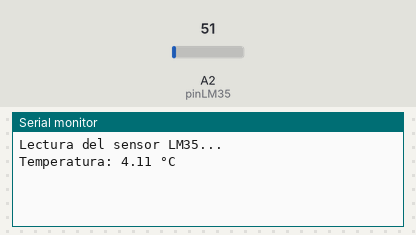
A sketch run on a simulated Arduino Uno, built with avr-gcc and run on an emulated ATmega328P. On the bench: the last lines printed to the serial monitor. The inputs (shaded band) are chosen by the test bench; at power-on: A2 (pinLM35) = 51.

Above: at 2.2 s.
2.3 s: A2 (pinLM35) set to 61
At 4.5 s:
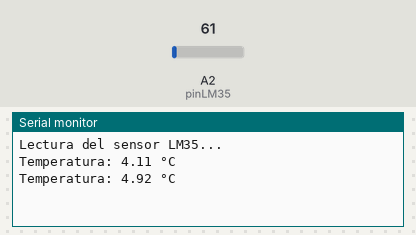
5.0 s: A2 (pinLM35) set to 71
At 6.0 s:
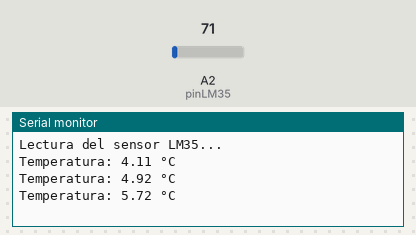
Timing chart, 0 to 8.0 s (numbered marks = the images above; inputs shaded):
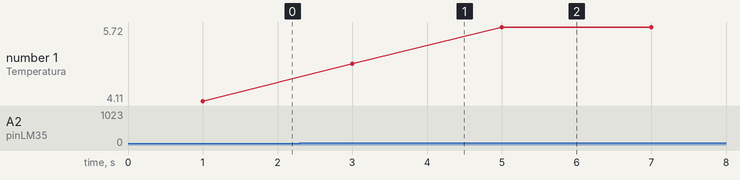

Measured:
- after the input at 2.3 s, the serial monitor: prints a new line after 0.70 s (image 1)
- after the input at 5.0 s, the serial monitor: prints a new line at once (image 2)
- plotted number 1: 4.11 → 4.92 after the input at 2.3 s, 4.92 → 5.72 after the input at 5.0 s

The sketch:

issue_2.ino
```cpp
const int pinLM35 = 2;

void setup() {
  Serial.begin(115200);
  delay(1000);
  Serial.println("Lectura del sensor LM35...");
}

void loop() {
  int valorADC = analogRead(pinLM35);

  // Convertir a voltatge (0 - 3.3V)
  float voltatge = valorADC * (3.3 / 4095.0);

  // Convertir a temperatura (LM35: 10mV = 1ºC)
  float temperatura = voltatge * 100;

  Serial.print("Temperatura: ");
  Serial.print(temperatura);
  Serial.println(" °C");

  delay(2000); // Espera 2 segons
}
```
